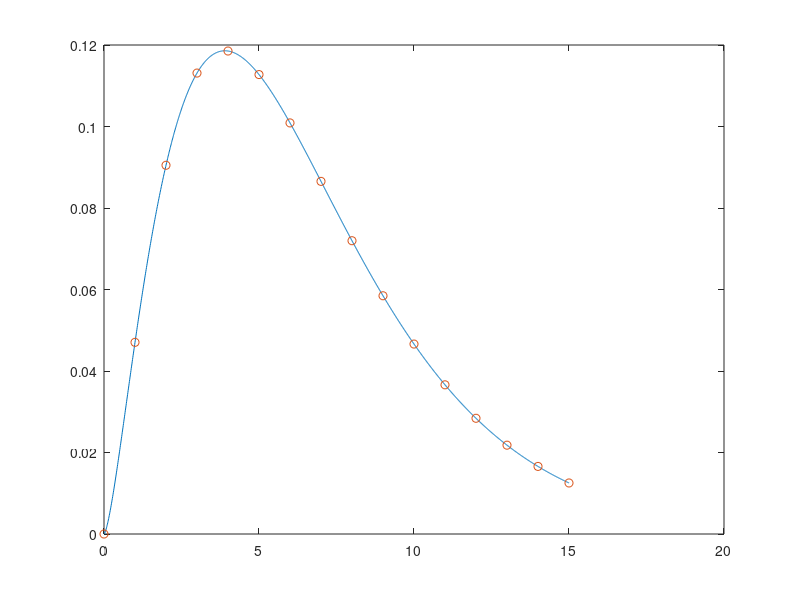

Source code (MATLAB): (Note: this script raises an error after producing the figure.)
close all;
k = 15;
x = 0:k;
xx = 0:0.01:k;
d_std = 0.62; d_mean = 6.5;
d_shape = d_mean*d_std^2; d_scale = 1/d_std^2;
y = pdf('Gamma',x,d_shape,d_scale);
yy = pdf('Gamma',xx,d_shape,d_scale);
figure;
plot(xx,yy);hold on;
plot(x,y,'o')
s = sum(y);
y = y/s;
s = '';
for i=1:length(x)
    s = strcat(s,'%2.2f\t');
end
s = strcat(s,'\n');
fprintf(s,x);
fprintf(s,100*y);
%
T = 100;
w = y(2:end);
V = repmat(w,T,1);
J = repmat([1:k],T,1)+repmat([0:T-1]',1,k);
I = k-1+repmat([1:T]',1,k);
A0 = tril(repmat([1:k-1],k-1,1)); 
A0(A0==0) = k+1;
w(end+1) = 0;
cw = cumsum(w);
J0 = repmat(1:k-1,k-1,1);
I0 = repmat([1:k-1]',1,k-1);
V0 = w(A0(A0~=0));
A = sparse([I0(:);I(:)],[J0(:);J(:)],[V0(:);V(:)]);
A = A./sum(A,2);
B = full(A);
